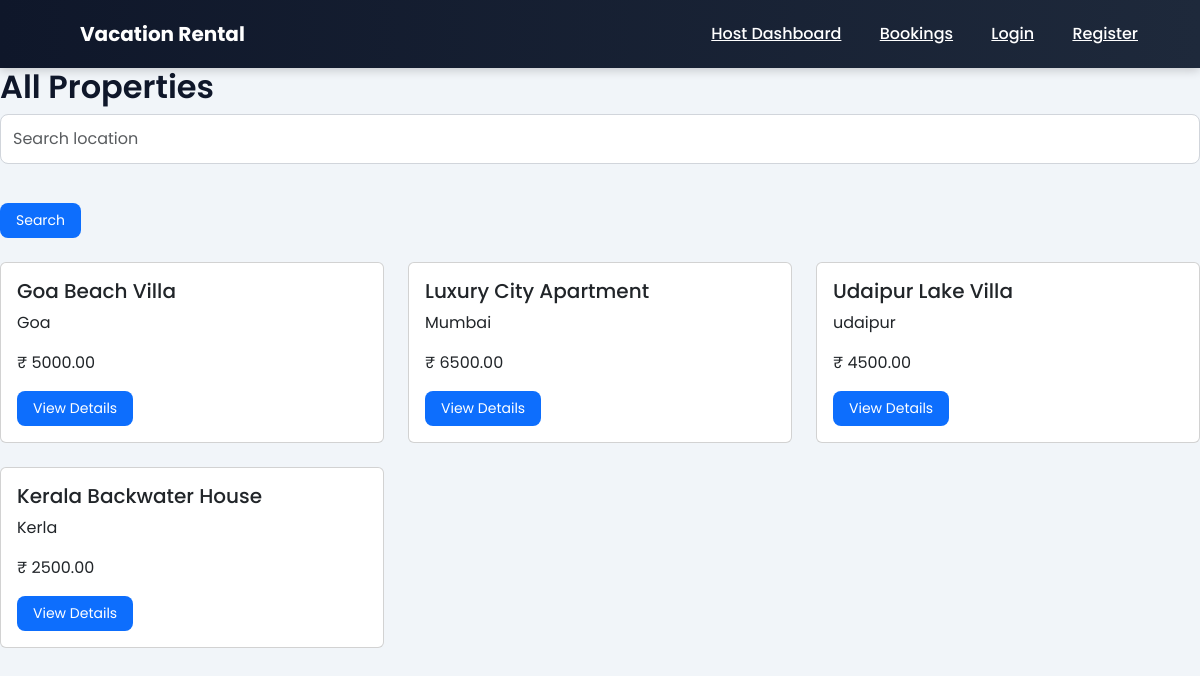
Page /properties/ on the committed database.
### properties/models.py (models this page shows, shortened)
class Property(models.Model):
    PROPERTY_TYPES = (
        ('apartment','Apartment'),
        ('house','House'),
        ('villa','Villa'),
        ('cabin','Cabin'),
    )
    host = models.ForeignKey(User, on_delete=models.CASCADE)
    title = models.CharField(max_length=200)
    description = models.TextField()
    location = models.CharField(max_length=200)
    price_per_night = models.DecimalField(max_digits=10, decimal_places=2)
    property_type = models.CharField(max_length=20, choices=PROPERTY_TYPES)
    bedrooms = models.IntegerField()
    bathrooms = models.IntegerField()
    max_guests = models.IntegerField()
    created_at = models.DateTimeField(auto_now_add=True)

### properties/views.py (the view)
# urls.py: path('properties/', views.property_list, name="property_list"),
def property_list(request):
    location = request.GET.get('location')
    if location:
        properties = Property.objects.filter(location__icontains=location)
    else:
        properties = Property.objects.all()
    return render(request, 'property_list.html', {'properties': properties})

### templates/property_list.html
{% extends "base.html" %}
{% block content %}
<h2>All Properties</h2>
<form method="GET" class="mb-4">
<input type="text" name="location" placeholder="Search location" class="form-control">
<br>
<button class="btn btn-primary">Search</button>
</form>
<div class="row">
{% for property in properties %}
<div class="col-md-4">
<div class="card mb-4">
<div class="card-body">
<h5>{{ property.title }}</h5>
<p>{{ property.location }}</p>
<p>₹ {{ property.price_per_night }}</p>
<a href="/property/{{ property.id }}" class="btn btn-primary">
View Details
</a>
</div>
</div>
</div>
{% empty %}
<p>No properties found.</p>
{% endfor %}
</div>
{% endblock %}

### static/css/style.css (style rules this page uses)
body { font-family: 'Poppins', sans-serif; margin:0; padding:0; background:#f1f5f9; }
h1,h2,h3,h4 { font-weight:600; color:#0f172a; }
.form-control { padding:12px; border-radius:8px; border:1px solid #d1d5db; margin-bottom:15px; }
.btn { padding:7px 16px; border-radius:8px; border:none; cursor:pointer; font-size:14px; }
.row { margin-top:20px; }
h2 { font-weight:600; }

### rows in the picture
Property: title "Goa Beach Villa", location "Goa", price_per_night "5000.00"
Property: title "Luxury City Apartment", location "Mumbai", price_per_night "6500.00"
Property: title "Udaipur Lake Villa", location "udaipur", price_per_night "4500.00"
Property: title "Kerala Backwater House", location "Kerla", price_per_night "2500.00"
